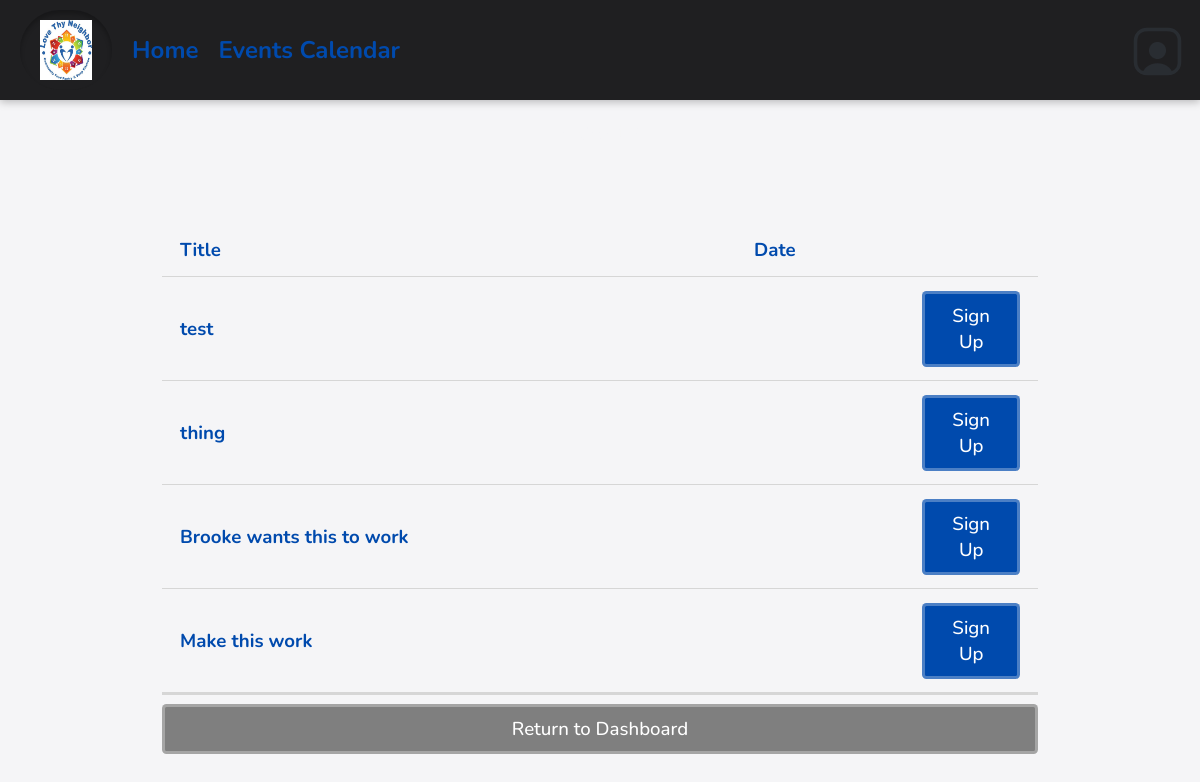
The page /adminViewingEvents.php on the database its author committed.
### tables this page shows
CREATE TABLE `dbevents` (
  `id` int(11) NOT NULL,
  `name` text NOT NULL,
  `date` char(10) NOT NULL,
  `startTime` char(5) NOT NULL,
  `endTime` char(5) NOT NULL,
  `description` text NOT NULL,
  `capacity` int(11) NOT NULL,
  `location` text DEFAULT NULL,
  `archived` tinyint(4) NOT NULL
);

### database/dbEvents.php (called while the page is built, shortened)
<?php
include_once(dirname(__FILE__).'/../domain/Event.php');
function make_an_event($result_row) {
    $theEvent = new Event(
                    $result_row['id'],
                    $result_row['name'],
                    startDate: $result_row['date'],
                    startTime: $result_row['startTime'],
                    endTime: $result_row['endTime'],
                    endDate: $result_row['date'],
                    description: $result_row['description'],
                    capacity: $result_row['capacity'],
                    location: $result_row['location']
                );
    return $theEvent;
}
function get_all_events() {
    $con=connect();
    $query = "SELECT * FROM dbevents ORDER BY date ASC, startTime ASC";
    $result = mysqli_query($con,$query);
    $theEvents = array();
    while ($result_row = mysqli_fetch_assoc($result)) {
        $theEvent = make_an_event($result_row);
        $theEvents[] = $theEvent;
    }
    return $theEvents;
 }

### domain/Event.php (called while the page is built, shortened)
<?php
class Event {
    private $id;
    private $name;
    function __construct($id, $name, $startDate, $startTime, $endTime, $endDate, $description, $capacity, $location) {
        $this->id = $id;
        $this->name = $name;
    }
    function getID() {
        return $this->id;
    }
    function getName() {
        return $this->name;
    }
}

### adminViewingEvents.php (the view, shortened to what this page needs)
<?php
    $accessLevel = 0;
    include 'database/dbEvents.php';
?>
<!DOCTYPE html>
<html>
    <head>
        <?php require_once('universal.inc') ?>
        <link rel="stylesheet" href="css/messages.css"></link>
    </head>
    <body>
        <?php require_once('header.php') ?>
        <?php require_once('database/dbEvents.php');?>
        <h1>Events</h1>
        <main class="general">
            <?php
                $events = get_all_events();
                if (sizeof(get_all_events())): ?>
                <div class="table-wrapper">
                    <table class="general">
                        <thead>
                            <tr>
                                <th>Title</th>
                                <th>Date</th>
                                <th style="width:1px"></th>
                            </tr>
                        </thead>
                        <tbody class="standout">
                            <?php
                                foreach ($events as $event) {
                                    $eventID = $event->getID();
                                    $title = $event->getName();
                                    if($accessLevel < 3) {
                                        echo "
                                        <tr data-event-id='$eventID'>
                                            <td><a href='event.php?id=$eventID'>$title</a></td>
                                            <td>$date</td>
                                            <td><a class='button sign-up' href='eventSignUp.php'>Sign Up</a></td>
                                        </tr>";
                                    }
                                }
                            ?>
                        </tbody>
                    </table>
                </div>
                <?php else: ?>
                <p class="no-events standout">There are currently no events available to view.<a class="button add" href="addEvent.php">Create a New Event</a> </p>
            <?php endif ?>
            <a class="button cancel" href="index.php">Return to Dashboard</a>
        </main>
    </body>
</html>

### css/base.css (style rules this page uses)
html, body, header, main, footer, div, span, p, h1, h2, h3, h4, h5, h6, ul, ol, li, input, select, textarea, form, section, label, table, td, tr, th, form, fieldset, em, button, a { padding: 0; margin: 0; font-size: inherit; font-family: inherit; font-weight: inherit; text-decoration: none; font-style: normal; box-sizing: border-box; text-align: left; list-style-type: none; border-spacing: 0; font-weight: bold; }
:root { --page-background-color: #f5f5f7; --page-font-color: rgb(0, 74, 173); --inactive-font-color: #6b6b6b; --inactive-background-color: #eeeeee; --standout-background: #ffffff; --happy-toast-background-color: #7fa88a; --happy-toast-font-color: #ffffff; --info-toast-background-color: #e6e6e6; --info-toast-font-color: #111111; --error-toast-background-color: #c97b67; --error-toast-font-color: #ffffff; --shadow-and-border-color: #d6d6d6; --accent-color: rgb(62, 129, 50); --main-color: rgb(0, 74, 173); --secondary-accent-color: rgb(62, 129, 50); --wv-accent-color: #C9AB81; --wv-accent-foreground: #ffffff; --wv-bg-light: #ffffff; --wv-text-dark: #111111; --wv-muted-text: #6b6b6b; --calendar-event-color: #b0b0b0; --calendar-event-color-hover: var(--accent-color); --calendar-today-border: 2px solid var(--secondary-accent-color); --button-font-color: #ffffff; --button-padding: 0.5rem 1.5rem; --button-border-radius: 0.25rem; --standard-border: 1px solid #cccccc; --light-border: 1px solid var(--shadow-and-border-color); --text-field-border: 2px solid #cccccc; --cancel-button-background-color: rgb(127,127,127); --error-color: #c97b67; font-size: 18px; font-family: Montserrat; font-weight: 300; }
body { background-color: var(--page-background-color); color: var(--page-font-color); font-family: Montserrat; }
a { color: var(--main-color); }
main:not(.login):not(.calendar-view):not(.dashboard) { padding: 1rem; }
input[type=submit], .button, a.button-signup { color: var(--button-font-color); background-color: var(--main-color); padding: var(--button-padding); border: 3px solid rgba(255, 255, 255, 0.295); border-radius: var(--button-border-radius); font-weight: 500; width: 100%; transition: background-color .3s; cursor: pointer; text-align: center; }
h1 { font-size: 1.5rem; font-weight: 500; margin-bottom: 2rem; background-color: var(#C9AB81); color: var(--page-background-color); width: 100%; text-align: center; padding: 1rem; }
.button { display: inline-block; }
button.cancel, a.cancel { background-color: var(--cancel-button-background-color); color: white; }
main.general, form.general { margin: 1rem; display: flex; flex-direction: column; gap: 0.5rem; }
table.general { width: 100%; border-collapse: collapse; padding-bottom: 1rem; }
table.general th, table.general td { padding: 0.75rem 1rem; vertical-align: top; background-color: var(--page-background-color); border-bottom: 1px solid var(--shadow-and-border-color); color: var(--page-font-color); }
table.general td { text-align:left; vertical-align: middle; color: var(--page-font-color); }
.standout { border-bottom: 3px solid var(--shadow-and-border-color); padding: 1rem; background-color: var(--standout-background); }
@media only screen and (min-width: 1024px) { main.general, form.general { margin: 0rem 8rem 4rem 8rem; } }

### css/messages.css (style rules this page uses)
:root { --unread-message-background: #f1eadf; --message-body-border-color: #ddd; --priorityone-color:#4FFFB0; --prioritytwo-color:#F0E68C; --prioritythree-color:#fd5c63; }

### rows shown on the page
dbevents: name "test"
dbevents: name "thing"
dbevents: name "Brooke wants this to work"
dbevents: name "Make this work"
